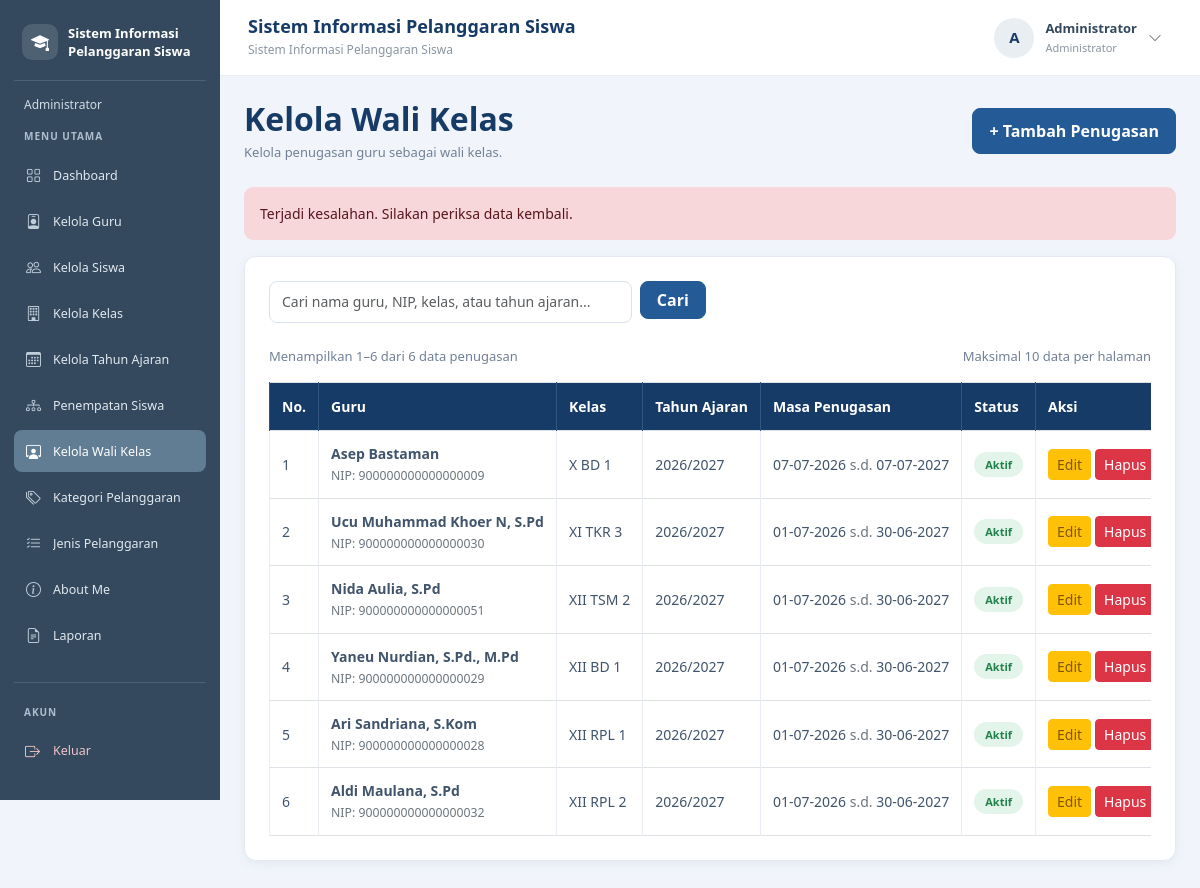
Page /wali_kelas.php?pesan=gagal (signed in) on the committed database.
### tables this page shows
CREATE TABLE `t_wali_kelas` (
  `id` int(11) NOT NULL,
  `tahun_ajaran_id` int(11) NOT NULL,
  `kelas_id` int(11) NOT NULL,
  `guru_id` int(11) NOT NULL,
  `tanggal_mulai` date NOT NULL,
  `tanggal_selesai` date NOT NULL,
  `status_aktif` tinyint(1) NOT NULL,
  `created_at` timestamp NOT NULL DEFAULT current_timestamp(),
  `updated_at` timestamp NOT NULL DEFAULT current_timestamp()
);

CREATE TABLE `t_guru` (
  `id` int(11) NOT NULL,
  `nip` varchar(30) NOT NULL,
  `nama` varchar(150) NOT NULL,
  `email` varchar(150) NOT NULL,
  `status_aktif` tinyint(1) NOT NULL,
  `user_id` int(11) NOT NULL,
  `created_at` timestamp NOT NULL DEFAULT current_timestamp(),
  `updated_at` timestamp NOT NULL DEFAULT current_timestamp()
);

CREATE TABLE `t_kelas` (
  `id` int(11) NOT NULL,
  `nama` varchar(100) NOT NULL,
  `tingkat` varchar(20) NOT NULL,
  `jurusan` varchar(100) NOT NULL,
  `status_aktif` tinyint(1) NOT NULL,
  `created_at` timestamp NULL DEFAULT current_timestamp(),
  `updated_at` timestamp NULL DEFAULT current_timestamp()
);

CREATE TABLE `t_tahun_ajaran` (
  `id` int(11) NOT NULL,
  `nama` varchar(20) NOT NULL,
  `tanggal_mulai` date NOT NULL,
  `tanggal_selesai` date NOT NULL,
  `status_aktif` tinyint(1) NOT NULL,
  `created_at` timestamp NULL DEFAULT current_timestamp(),
  `updated_at` timestamp NULL DEFAULT current_timestamp()
);

### wali_kelas.php (the view, shortened to what this page needs)
<?php
include "config/koneksi.php";
function e($nilai)
{
    return htmlspecialchars((string)($nilai ?? ''), ENT_QUOTES, 'UTF-8');
}
$cari = trim($_GET['cari'] ?? '');
$batas = 10;
$halaman = max(1, (int)($_GET['halaman'] ?? 1));
$keyword = "%" . $cari . "%";
$sqlJumlah = "
    SELECT COUNT(*) AS total
    FROM t_wali_kelas w
    JOIN t_guru g ON w.guru_id = g.id
    JOIN t_kelas k ON w.kelas_id = k.id
    JOIN t_tahun_ajaran ta ON w.tahun_ajaran_id = ta.id
    WHERE g.nama LIKE ?
       OR g.nip LIKE ?
       OR k.nama LIKE ?
       OR ta.nama LIKE ?
";
$stmtJumlah = mysqli_prepare($koneksi, $sqlJumlah);
mysqli_stmt_bind_param($stmtJumlah, "ssss", $keyword, $keyword, $keyword, $keyword);
mysqli_stmt_execute($stmtJumlah);
$hasilJumlah = mysqli_stmt_get_result($stmtJumlah);
$totalData = (int)(mysqli_fetch_assoc($hasilJumlah)['total'] ?? 0);
$totalHalaman = max(1, (int)ceil($totalData / $batas));
$halaman = min($halaman, $totalHalaman);
$offset = ($halaman - 1) * $batas;
$sqlData = "
    SELECT
        w.id,
        g.nip,
        g.nama AS nama_guru,
        k.nama AS nama_kelas,
        ta.nama AS nama_tahun_ajaran,
        w.tanggal_mulai,
        w.tanggal_selesai,
        w.status_aktif
    FROM t_wali_kelas w
    JOIN t_guru g ON w.guru_id = g.id
    JOIN t_kelas k ON w.kelas_id = k.id
    JOIN t_tahun_ajaran ta ON w.tahun_ajaran_id = ta.id
    WHERE g.nama LIKE ?
       OR g.nip LIKE ?
       OR k.nama LIKE ?
       OR ta.nama LIKE ?
    ORDER BY w.id DESC
    LIMIT ? OFFSET ?
";
$stmtData = mysqli_prepare($koneksi, $sqlData);
mysqli_stmt_bind_param(
    $stmtData,
    "ssssii",
    $keyword,
    $keyword,
    $keyword,
    $keyword,
    $batas,
    $offset
);
mysqli_stmt_execute($stmtData);
$result = mysqli_stmt_get_result($stmtData);
$pesan = $_GET['pesan'] ?? '';
?>
<!DOCTYPE html>
<html lang="id">
<head>
    <link href="https://cdn.jsdelivr.net/npm/bootstrap@5.3.8/dist/css/bootstrap.min.css" rel="stylesheet">
</head>
<body>
<?php include "includes/sidebar.php"; ?>
<?php include "includes/navbar.php"; ?>
<main class="konten-utama">
    <div class="d-flex flex-wrap justify-content-between align-items-center gap-3 mb-4">
        <div>
            <h2 class="judul-halaman">Kelola Wali Kelas</h2>
            <p class="deskripsi-halaman mb-0">
                Kelola penugasan guru sebagai wali kelas.
            </p>
        </div>
        <a href="tambah_wali_kelas.php" class="btn btn-tambah">
            + Tambah Penugasan
        </a>
    </div>
    <?php if ($pesan === 'tambah'): ?>
        <div class="alert alert-success">Penugasan wali kelas berhasil ditambahkan.</div>
    <?php elseif ($pesan === 'edit'): ?>
        <div class="alert alert-success">Penugasan wali kelas berhasil diperbarui.</div>
    <?php elseif ($pesan === 'hapus'): ?>
        <div class="alert alert-success">Penugasan wali kelas berhasil dihapus.</div>
    <?php elseif ($pesan === 'gagal_hapus'): ?>
        <div class="alert alert-danger">Penugasan gagal dihapus. Periksa relasi data terlebih dahulu.</div>
    <?php elseif ($pesan === 'gagal'): ?>
        <div class="alert alert-danger">Terjadi kesalahan. Silakan periksa data kembali.</div>
    <?php endif; ?>
    <div class="card card-data">
        <div class="card-body p-3 p-md-4">
            <form method="GET" action="wali_kelas.php" class="row g-2 mb-4">
                <div class="col-md-6 col-lg-5">
                    <input
                        type="search"
                        name="cari"
                        class="form-control"
                        placeholder="Cari nama guru, NIP, kelas, atau tahun ajaran..."
                        value="<?= e($cari); ?>"
                        autocomplete="off">
                </div>
                <div class="col-auto">
                    <button type="submit" class="btn btn-cari px-3">Cari</button>
                </div>
            </form>
            <div class="d-flex flex-wrap justify-content-between align-items-center gap-2 mb-3">
                <div class="info-data">
                    <?php if ($totalData > 0): ?>
                        Menampilkan <?= $offset + 1; ?>–<?= min($offset + $batas, $totalData); ?>
                        dari <?= $totalData; ?> data penugasan
                    <?php else: ?>
                        Tidak ada data penugasan
                    <?php endif; ?>
                </div>
                <div class="info-data">Maksimal <?= $batas; ?> data per halaman</div>
            </div>
            <div class="table-responsive">
                <table class="table table-bordered table-hover align-middle">
                    <thead>
                        <tr>
                            <th>No.</th>
                            <th>Guru</th>
                            <th>Kelas</th>
                            <th>Tahun Ajaran</th>
                            <th>Masa Penugasan</th>
                            <th>Status</th>
                            <th>Aksi</th>
                        </tr>
                    </thead>
                    <tbody>
                    <?php if (mysqli_num_rows($result) > 0): ?>
                        <?php $no = $offset + 1; ?>
                        <?php while ($row = mysqli_fetch_assoc($result)): ?>
                            <tr>
                                <td><?= $no++; ?></td>
                                <td>
                                    <div class="fw-semibold"><?= e($row['nama_guru']); ?></div>
                                    <small class="text-secondary">NIP: <?= e($row['nip']); ?></small>
                                </td>
                                <td><?= e($row['nama_kelas']); ?></td>
                                <td><?= e($row['nama_tahun_ajaran']); ?></td>
                                <td>
                                    <?= !empty($row['tanggal_mulai']) ? date('d-m-Y', strtotime($row['tanggal_mulai'])) : '-'; ?>
                                    <span class="text-secondary">s.d.</span>
                                    <?= !empty($row['tanggal_selesai']) ? date('d-m-Y', strtotime($row['tanggal_selesai'])) : '-'; ?>
                                </td>
                                <td>
                                    <?php if ((int)$row['status_aktif'] === 1): ?>
                                        <span class="badge badge-status badge-aktif">Aktif</span>
                                    <?php else: ?>
                                        <span class="badge badge-status badge-nonaktif">Tidak Aktif</span>
                                    <?php endif; ?>
                                </td>
                                <td>
                                    <div class="d-flex gap-1">
                                        <a href="edit_wali_kelas.php?id=<?= (int)$row['id']; ?>"
                                           class="btn btn-sm btn-warning">
                                            Edit
                                        </a>
                                        <form action="hapus_wali_kelas.php"
                                              method="POST"
                                              class="d-inline"
                                              onsubmit="return confirm('Yakin ingin menghapus penugasan ini?');">
                                            <button type="submit" class="btn btn-sm btn-danger">
                                                Hapus
                                            </button>
                                        </form>
                                    </div>
                                </td>
                            </tr>
                        <?php endwhile; ?>
                    <?php endif; ?>
                    </tbody>
                </table>
            </div>
        </div>
    </div>
</main>
</body>
</html>

### wali_kelas.php (style rules this page uses)
body { margin: 0; background: #F1F5FB; }
.konten-utama { margin-left: 220px !important; width: calc(100% - 220px) !important; min-height: 100vh; padding: 100px 24px 30px; box-sizing: border-box; }
.konten-utama, .konten-utama * { box-sizing: border-box; }
.judul-halaman { color: #173B67; font-weight: 700; margin-bottom: 5px; }
.deskripsi-halaman, .info-data { color: #718096; font-size: 13px; }
.card-data { background: #fff; border: 1px solid #E5EAF2; border-radius: 12px; box-shadow: 0 3px 12px rgba(23, 59, 103, .06); }
.btn-tambah, .btn-cari { background: #245B96; border: 1px solid #245B96; color: #fff; border-radius: 8px; font-weight: 600; }
.btn-tambah { padding: 10px 16px; }
.form-control { min-height: 42px; border: 1px solid #D8E1ED; border-radius: 8px; font-size: 14px; }
.table { margin-bottom: 0; font-size: 14px; white-space: nowrap; }
.table thead th { background: #173B67; color: #fff; font-weight: 600; padding: 13px 12px; border-color: #31577F; }
.table tbody td { padding: 12px; color: #40546B; border-color: #E8EDF4; }
.badge-status { padding: 7px 11px; border-radius: 20px; font-size: 11px; font-weight: 600; }
.badge-aktif { background: #E3F5EA; color: #21834B; }
.btn-warning { color: #805700; }
.alert { border: 0; border-radius: 9px; font-size: 14px; }

### rows in the picture
t_wali_kelas: guru.nama "Asep Bastaman", guru.nip "900000000000000009", kelas.nama "X BD 1", tahun_ajaran.nama "2026/2027", tanggal_mulai "07-07-2026", tanggal_selesai "07-07-2027", status_aktif "Aktif"
t_wali_kelas: guru.nama "Ucu Muhammad Khoer N, S.Pd", guru.nip "900000000000000030", kelas.nama "XI TKR 3", tahun_ajaran.nama "2026/2027", tanggal_mulai "01-07-2026", tanggal_selesai "30-06-2027", status_aktif "Aktif"
t_wali_kelas: guru.nama "Nida Aulia, S.Pd", guru.nip "900000000000000051", kelas.nama "XII TSM 2", tahun_ajaran.nama "2026/2027", tanggal_mulai "01-07-2026", tanggal_selesai "30-06-2027", status_aktif "Aktif"
t_wali_kelas: guru.nama "Yaneu Nurdian, S.Pd., M.Pd", guru.nip "900000000000000029", kelas.nama "XII BD 1", tahun_ajaran.nama "2026/2027", tanggal_mulai "01-07-2026", tanggal_selesai "30-06-2027", status_aktif "Aktif"
t_wali_kelas: guru.nama "Ari Sandriana, S.Kom", guru.nip "900000000000000028", kelas.nama "XII RPL 1", tahun_ajaran.nama "2026/2027", tanggal_mulai "01-07-2026", tanggal_selesai "30-06-2027", status_aktif "Aktif"
t_wali_kelas: guru.nama "Aldi Maulana, S.Pd", guru.nip "900000000000000032", kelas.nama "XII RPL 2", tahun_ajaran.nama "2026/2027", tanggal_mulai "01-07-2026", tanggal_selesai "30-06-2027", status_aktif "Aktif"

### other values in the picture
$labelRole "Administrator"
$menu[0] "Dashboard"
$menu[0] "Kelola Guru"
$menu[0] "Kelola Siswa"
$menu[0] "Kelola Kelas"
$menu[0] "Kelola Tahun Ajaran"
$menu[0] "Penempatan Siswa"
$menu[0] "Kelola Wali Kelas"
$menu[0] "Kategori Pelanggaran"
$menu[0] "Jenis Pelanggaran"
$menu[0] "About Me"
$menu[0] "Laporan"
$judulNavbar "Sistem Informasi Pelanggaran Siswa"
$inisial "A"
$namaPengguna "Administrator"
